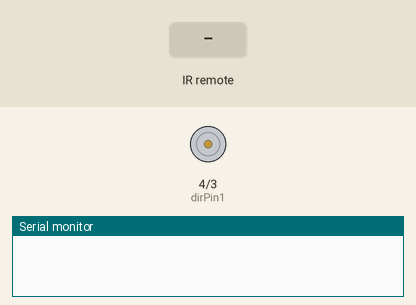
Recording of a sketch running on a simulated Arduino Uno, built with avr-gcc and run on an emulated ATmega328P. Shown: motor-driver pin pairs drawn as motors (green arrow = first pin HIGH = forward, orange = second pin HIGH = backward, longer = more drive, scaled by the enable pin), the last lines printed to the serial monitor. The test bench sets the inputs (shaded band).

Above: at 1.2 s.
1.3 s: infrared code 0xFF52AD received
At 3.4 s:
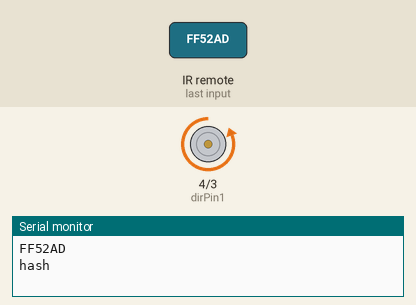
4.3 s: infrared code 0xFF42BD received
At 6.9 s:
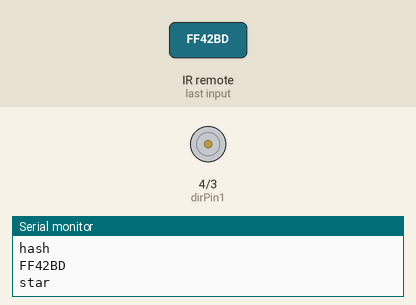
7.3 s: infrared code 0xFF629D received
At 9.2 s:
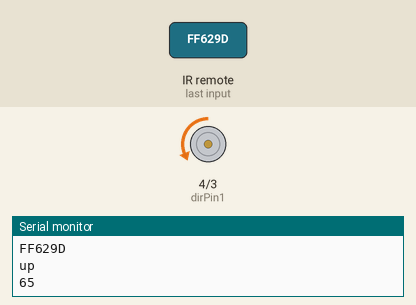
10.3 s: infrared code 0xFF22DD received
At 12.7 s:
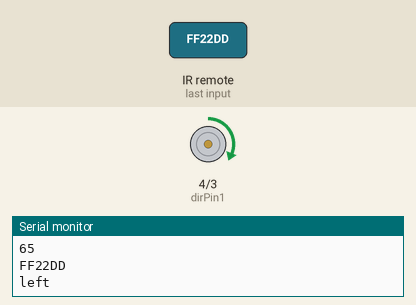
13.3 s: infrared code 0xFF52AD received
At 16.0 s:
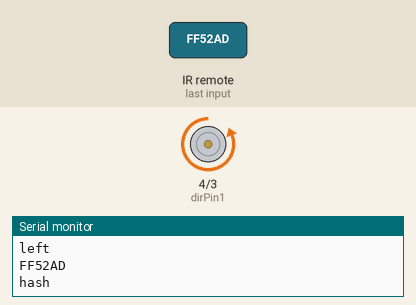
16.3 s: infrared code 0xFF22DD received
At 18.5 s:
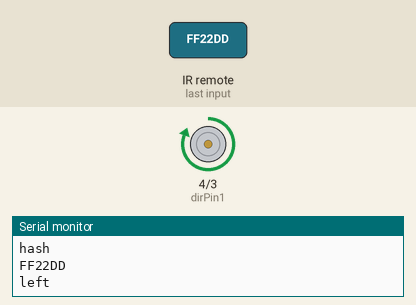
Timing chart, 0 to 20.0 s (numbered marks = the images above; inputs shaded):
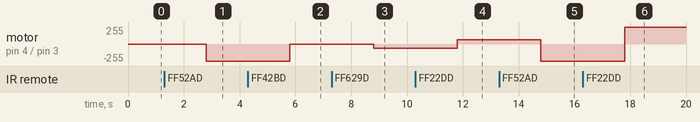

The sketch:

remoteControlledDCMotor.ino
```cpp
#include <IRremote.h>
int IRpin=9;

//Create IR object
IRrecv IR(IRpin);
//When it reads from the module this is where it stores it
decode_results cmd;
String myCommand;

//MOTOR SET UP
int speedPin=5; // Controls speed by giving an analogue write
int dirPin1=4; //Direction pin (one high, one low for direction)
int dirPin2=3; //Directon pin
int mSpeed=0; //Will be written to speed pin

void setup() {
  Serial.begin(9600);
  IR.enableIRIn();

  //MOTOR
  pinMode(speedPin,OUTPUT);
  pinMode(dirPin1,OUTPUT);
  pinMode(dirPin2,OUTPUT);
  digitalWrite(dirPin1,HIGH);
  digitalWrite(dirPin2,LOW);

}

void loop() {

  //&cmd is getting a value back from the function
  while (IR.decode(&cmd)==0){} //Do nothing untilo someone presses a button

  Serial.println(cmd.value,HEX);
  //Go back and start reading again
  delay(1500);
  IR.resume();

  if (cmd.value==0xFF42BD){
    myCommand="star";
    Serial.println(myCommand);
    mSpeed=0;
    analogWrite(speedPin,mSpeed);
  }

  if (cmd.value==0xFF52AD){
    myCommand="hash";
    Serial.println(myCommand);
    digitalWrite(dirPin1,LOW);
    digitalWrite(dirPin2,HIGH);
    mSpeed=255;
    analogWrite(speedPin,mSpeed);
  }


  if (cmd.value==0xFF629D){
    myCommand="up";
    Serial.println(myCommand);
    mSpeed=mSpeed+15;
    if (mSpeed<65){
      mSpeed=65;
    }
    if (mSpeed>255){
      mSpeed=255;
    }
    analogWrite(speedPin,mSpeed);
    Serial.println(mSpeed);
  }

  if (cmd.value==0xFFA857){
    myCommand="down";
    Serial.println(myCommand);
    mSpeed=mSpeed-15;
    if (mSpeed<65){
      mSpeed=0;
    }
    analogWrite(speedPin,mSpeed);
    Serial.println(mSpeed);
  }


  if (cmd.value==0xFF22DD){
    myCommand="left";
    Serial.println(myCommand);
    digitalWrite(dirPin1,HIGH);
    digitalWrite(dirPin2,LOW);
    analogWrite(speedPin,mSpeed);
  }

  if (cmd.value==0xFFC23D){
    myCommand="right";
    Serial.println(myCommand);
    digitalWrite(dirPin1,LOW);
    digitalWrite(dirPin2,HIGH);
    analogWrite(speedPin,mSpeed);
  }

}
```

Measured:
- after the input at 1.3 s, motor on pin 4 (dirPin1) / pin 3 (dirPin2): stopped → backward 255/255 after 1.5 s
- after the input at 4.3 s, motor on pin 4 (dirPin1) / pin 3 (dirPin2): backward 255/255 → stopped after 1.5 s
- after the input at 7.3 s, motor on pin 4 (dirPin1) / pin 3 (dirPin2): stopped → backward 65/255 after 1.5 s
- after the input at 10.3 s, motor on pin 4 (dirPin1) / pin 3 (dirPin2): backward 65/255 → forward 65/255 after 1.5 s
- after the input at 13.3 s, motor on pin 4 (dirPin1) / pin 3 (dirPin2): forward 65/255 → backward 255/255 after 1.5 s
- after the input at 16.3 s, motor on pin 4 (dirPin1) / pin 3 (dirPin2): backward 255/255 → forward 255/255 after 1.5 s
